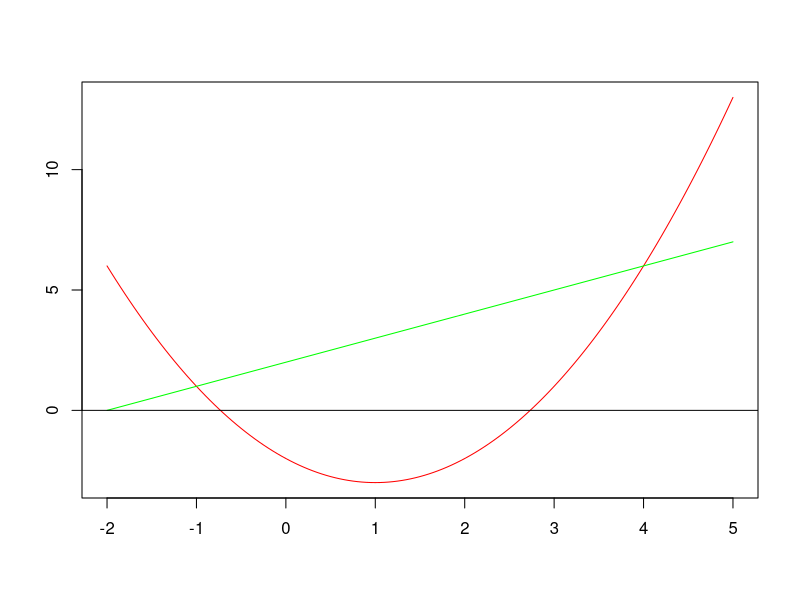
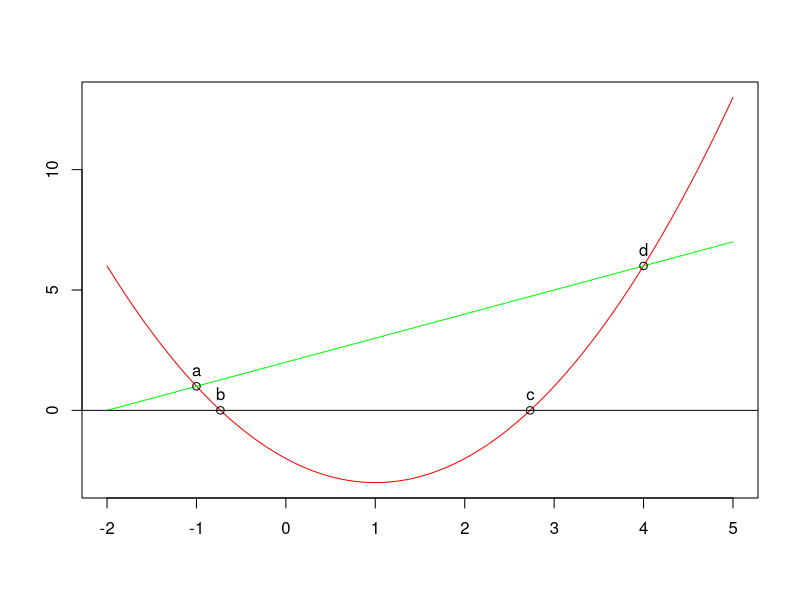

R code for these plots, in order:
## ---- chunk 1
knitr::opts_chunk$set(echo = FALSE, error = FALSE, message = FALSE, warning = FALSE)
options("scipen" = 10)
## ---- chunk 2
library(ggplot2)
library(dplyr)
# library(gridExtra)
## ---- chunk 3
eq1 <- function(x) x^2-2*x-2
eq2 <- function(x) x+2

min <- -2
max <- 5
x1 <- seq(min, max, 0.05)
plot(x1, eq1(x1), type='l', col="red", 
     xlab="", ylab="")
lines(x1, eq2(x1), col="green")
abline(h=0)
## ---- chunk 4
roots <- polyroot(c(-2, -2, 1))
## ---- chunk 5
intersection <- polyroot(c(-4, -3, 1))
## ---- chunk 6
Xs <- c(intersection[1], roots, intersection[2])
Xs

plot(x1, eq1(x1), type='l', col="red", 
     xlab="", ylab="")
lines(x1, eq2(x1), col="green")
points(Xs, eq1(Xs))
text(Xs, eq1(Xs), labels = c("a","b","c","d"), pos = 3)
abline(h=0)
## ---- chunk 7
# Find individual parts
a1 <- integrate(eq2, lower=Xs[1], upper=Xs[4])
a2 <- integrate(eq1, lower=Xs[1], upper=Xs[2])
a3 <- integrate(eq1, lower=Xs[3], upper=Xs[4])
a4 <- integrate(eq1, lower=Xs[2], upper=Xs[3])

# Combine individual parts 
# Last integral is negative because it is below the x-axis, so it needs to be negated
area <- a1$value-a2$value-a3$value-a4$value
area
